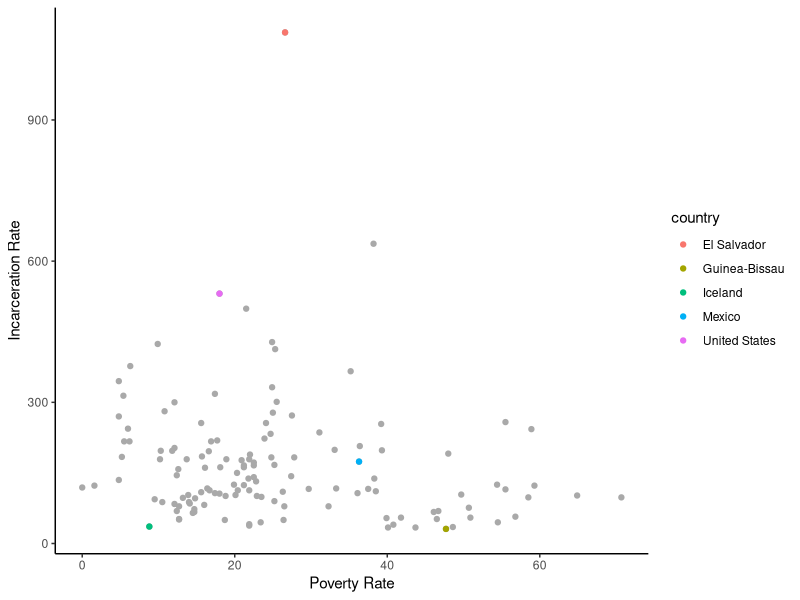
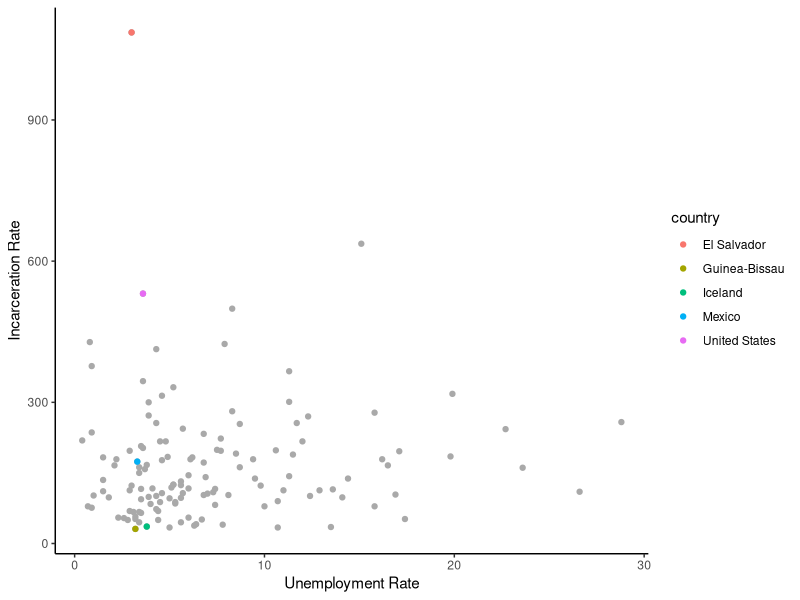
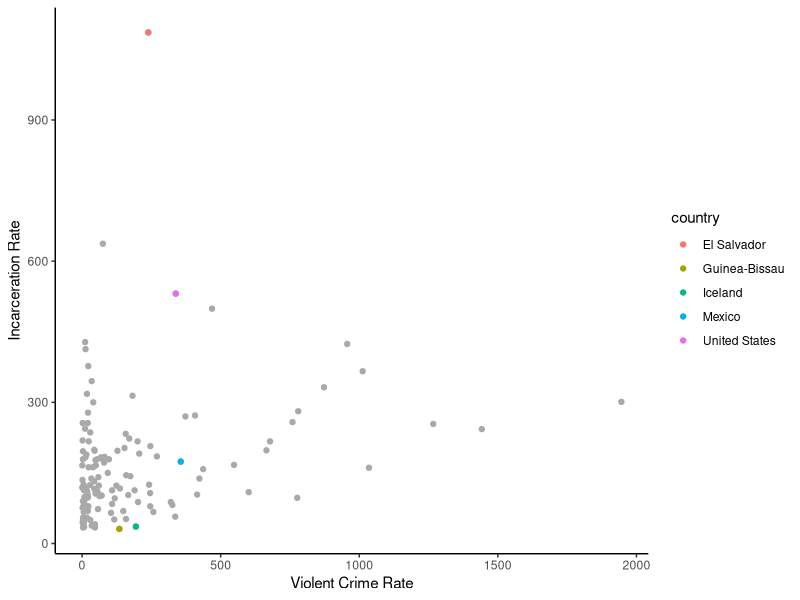
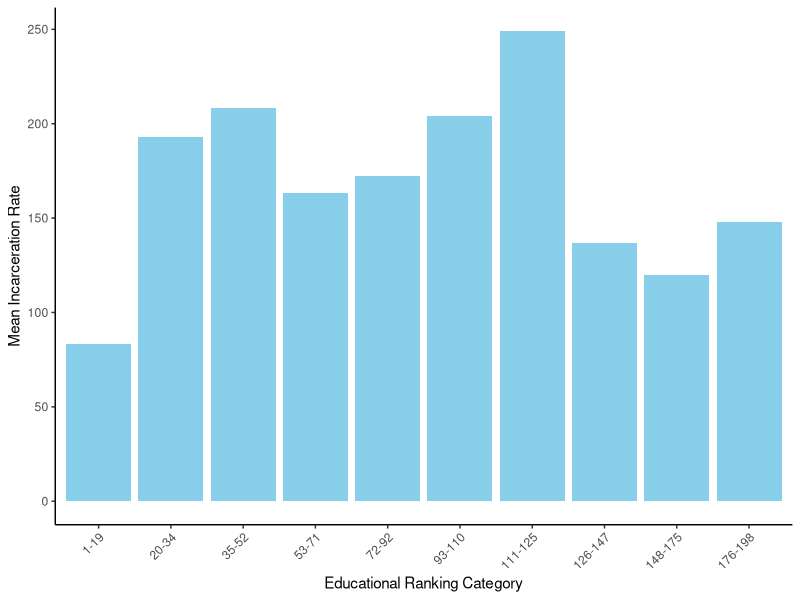

The R source for these figures, in order:
## ---- chunk 1
#| include: false
#| warning: false
#| message: false

# Package loading
library(tidyverse)
library(here)
library(ggplot2)
library(knitr)

# Read data
raw_incarceration_data <- read_csv(here("data/raw_data/incarceration-rates-by-country-2024.csv"))
raw_poverty_data <- read_csv(here("data/raw_data/poverty-rate-by-country-2024.csv"))
raw_violent_crime_data <- read_csv(here("data/raw_data/violent-crime-rates-by-country-2024.csv"))
raw_unemployment_data <- read_csv(here("data/raw_data/unemployment-by-country-2024.csv"))
raw_education_data <- read_csv(here("data/raw_data/education-rankings-by-country-2024.csv"))

cleaned_data <- read_csv(here("data/analysis_data/incarceration_data.csv"))
## ---- chunk 2
#| label: tbl-incarceration-data
#| tbl-cap: Top 10 countries by incarceration rate
#| echo: false

raw_incarceration_data |>
  arrange(desc(incarcerationRatesByCountry_ratePer100k)) |>
  head(10) |>
  select(country, incarcerationRatesByCountry_ratePer100k, incarcerationRatesByCountry_totIncarcerated) |>
  kable(
    col.names = c("Country", "Incarceration Rate per 100k Population", "Total Incarcerated")
  )
## ---- chunk 3
#| label: tbl-poverty-data
#| tbl-cap: Top 5 countries by poverty rate
#| echo: false

raw_poverty_data |>
  arrange(desc(PovertyRateValue)) |>
  head(5) |>
  select(country, PovertyRateValue, PovertyRateValueDataYear) |>
  kable(
    col.names = c("Country", "Poverty Rate", "Year Data was Collected")
  )
## ---- chunk 4
#| label: tbl-violent-crime-data
#| tbl-cap: Sample of 5 countries and their respective rates of various violent crimes (per 100k population)
#| echo: false

raw_violent_crime_data |>
  head(5) |>
  select(country, violentCrimeRatesByCountry_homRate, violentCrimeRatesByCountry_assault, violentCrimeRatesByCountry_sexViolence, violentCrimeRatesByCountry_kidnap, violentCrimeRatesByCountry_robbery) |>
  kable(
    col.names = c("Country", "Homicide Rate", "Serious Assault Rate", "Sexual Violence Rate", "Kidnapping Rate", "Robbery Rate")
  )
## ---- chunk 5
#| label: tbl-unemployment-data
#| tbl-cap: Top 5 countries by highest unemployment rate (as per the World Bank)
#| echo: false

raw_unemployment_data |>
  arrange(desc(UnemploymentRateWorldBank)) |>
  head(5) |>
  select(country, UnemploymentRateWorldBank,UnemploymentRateWorldBankDataYear) |>
  kable(
    col.names = c("Country", "Unemployment Rate", "Year Data was Collected")
  )
## ---- chunk 6
#| label: tbl-education-data
#| tbl-cap: Top 5 countries by education (World Top 20 (2024))
#| echo: false

raw_education_data |>
  arrange(educationRankingsByCountry_WT20rank2024) |>
  head(5) |>
  select(country, educationRankingsByCountry_WT20rank2024) |>
  kable(
    col.names = c("Country", "Education Rank")
  )
## ---- chunk 7
#| label: tbl-cleaned-data
#| tbl-cap: Top 5 countries by incarceration rate in the finalized cleaned dataset
#| echo: false

cleaned_data |>
  arrange(desc(incarceration_rate)) |>
  head(5) |>
  kable(
        col.names = c("Country", "Incarceration Rate", "Poverty Rate", "Unemployment Rate", "Educational Ranking Category", "Violent Crime Rate")
  )
## ---- chunk 8
#| label: fig-poverty-incarceration
#| fig-cap: Scatter plot of incarceration rates by poverty rates
#| echo: false
#| fig-pos: H

ggplot(cleaned_data, aes(x = poverty_rate, y = incarceration_rate)) +
  geom_point(color = "darkgrey") +
  geom_point(data = cleaned_data |> filter(country %in% c("United States", "El Salvador", "Guinea-Bissau", "Iceland", "Mexico")),
             aes(color = country), size = 1.5) +  # Highlight specific countries
  theme_classic() +
  labs(x = "Poverty Rate", y = "Incarceration Rate")
## ---- chunk 9
#| label: fig-unemployment-incarceration
#| fig-cap: Scatter plot of incarceration rates by unemployment rates
#| echo: false
#| fig-pos: H

ggplot(cleaned_data, aes(x = unemployment_rate, y = incarceration_rate)) +
  geom_point(color = "darkgrey") +
  geom_point(data = cleaned_data |> filter(country %in% c("United States", "El Salvador", "Guinea-Bissau", "Iceland", "Mexico")),
             aes(color = country), size = 1.5) +  # Highlight specific countries
  theme_classic() +
  labs(x = "Unemployment Rate", y = "Incarceration Rate")
## ---- chunk 10
#| label: fig-violent-crime-incarceration
#| fig-cap: Scatter plot of incarceration rates by violent crime rates
#| echo: false
#| fig-pos: H

ggplot(cleaned_data, aes(x = violent_crime_rate, y = incarceration_rate)) +
  geom_point(color = "darkgrey") +
  geom_point(data = cleaned_data |> filter(country %in% c("United States", "El Salvador", "Guinea-Bissau", "Iceland", "Mexico")),
             aes(color = country), size = 1.5) +  # Highlight specific countries
  theme_classic() +
  labs(x = "Violent Crime Rate", y = "Incarceration Rate")
## ---- chunk 11
#| label: fig-education-incarceration
#| fig-cap: Bar chart showcasing mean incarceration rate for each educational ranking category
#| echo: false
#| fig-pos: H

# Define the levels in the desired order
education_levels <- c("1-19", "20-34", "35-52", "53-71", "72-92", 
                      "93-110", "111-125", "126-147", "148-175", "176-198")

# Convert education_category to a factor with specified levels
cleaned_data$education_category <- factor(cleaned_data$education_category, levels = education_levels)

# Recalculate the mean incarceration rate for each educational category
mean_incarceration <- cleaned_data |>
  group_by(education_category) |>
  summarize(mean_incarceration_rate = mean(incarceration_rate, na.rm = TRUE))

# Create the bar chart
ggplot(mean_incarceration, aes(x = education_category, y = mean_incarceration_rate)) +
  geom_bar(stat = "identity", fill = "skyblue") +
  theme_classic() +
  labs(x = "Educational Ranking Category", y = "Mean Incarceration Rate") +
  theme(axis.text.x = element_text(angle = 45, hjust = 1))  # Rotate x-axis labels for better readability

## ---- chunk 12
#| label: tbl-summary-stats
#| tbl-cap: Mean and standard deviation for each variable
#| echo: false
#| fig-pos: H

# Calculate summary statistics
mean_incarceration <- round(mean(cleaned_data$incarceration_rate, na.rm = TRUE), 2)
sd_incarceration <- round(sd(cleaned_data$incarceration_rate, na.rm = TRUE), 2)
mean_poverty <- round(mean(cleaned_data$poverty_rate, na.rm = TRUE), 2)
sd_poverty <- round(sd(cleaned_data$poverty_rate, na.rm = TRUE), 2)
mean_unemployment <- round(mean(cleaned_data$unemployment_rate, na.rm = TRUE), 2)
sd_unemployment <- round(sd(cleaned_data$unemployment_rate, na.rm = TRUE), 2)
mean_violent <- round(mean(cleaned_data$violent_crime_rate, na.rm = TRUE), 2)
sd_violent <- round(sd(cleaned_data$violent_crime_rate, na.rm = TRUE), 2)

# Create a data frame manually
data <- data.frame(
  Variable = c("Incarceration Rate", "Poverty Rate", "Unemployment Rate", "Violent Crime Rate"),
  Mean = c(mean_incarceration, mean_poverty, mean_unemployment, mean_violent),
  SD = c(sd_incarceration, sd_poverty, sd_unemployment, sd_violent)
)

# Print the data frame as a table using kable
kable(data, col.names = c("Variable", "Mean", "SD"))
